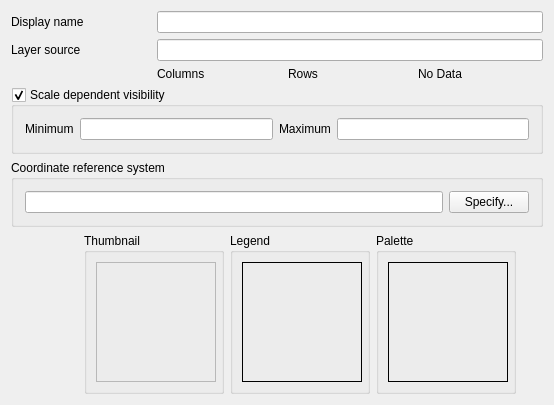
     <widget class="QWidget" name="tabBarPage4">
      <attribute name="icon">
       <iconset resource="../../images/images.qrc">
        <normaloff>:/images/themes/default/propertyicons/general.png</normaloff>:/images/themes/default/propertyicons/general.png</iconset>
      </attribute>
      <attribute name="title">
       <string>General</string>
      </attribute>
      <layout class="QGridLayout">
       <item row="0" column="0" colspan="2">
        <widget class="QLabel" name="lblDisplayName">
         <property name="text">
          <string>Display name</string>
         </property>
        </widget>
       </item>
       <item row="0" column="2" colspan="4">
        <widget class="QLineEdit" name="leDisplayName"/>
       </item>
       <item row="1" column="0" colspan="2">
        <widget class="QLabel" name="lblLayerSource">
         <property name="text">
          <string>Layer source</string>
         </property>
        </widget>
       </item>
       <item row="1" column="2" colspan="4">
        <widget class="QLineEdit" name="leLayerSource">
         <property name="enabled">
          <bool>true</bool>
         </property>
         <property name="readOnly">
          <bool>true</bool>
         </property>
        </widget>
       </item>
       <item row="2" column="2" colspan="4">
        <layout class="QGridLayout">
         <item row="0" column="0">
          <widget class="QLabel" name="lblColumns">
           <property name="sizePolicy">
            <sizepolicy hsizetype="Minimum" vsizetype="Minimum">
             <horstretch>0</horstretch>
             <verstretch>0</verstretch>
            </sizepolicy>
           </property>
           <property name="text">
            <string>Columns</string>
           </property>
          </widget>
         </item>
         <item row="0" column="1">
          <widget class="QLabel" name="lblRows">
           <property name="sizePolicy">
            <sizepolicy hsizetype="Minimum" vsizetype="Minimum">
             <horstretch>0</horstretch>
             <verstretch>0</verstretch>
            </sizepolicy>
           </property>
           <property name="text">
            <string>Rows</string>
           </property>
          </widget>
         </item>
         <item row="0" column="2">
          <widget class="QLabel" name="lblNoData">
           <property name="sizePolicy">
            <sizepolicy hsizetype="Minimum" vsizetype="Minimum">
             <horstretch>0</horstretch>
             <verstretch>0</verstretch>
            </sizepolicy>
           </property>
           <property name="text">
            <string>No Data</string>
           </property>
          </widget>
         </item>
        </layout>
       </item>
       <item row="3" column="0" colspan="6">
        <widget class="QGroupBox" name="chkUseScaleDependentRendering">
         <property name="title">
          <string>Scale dependent visibility</string>
         </property>
         <property name="checkable">
          <bool>true</bool>
         </property>
         <layout class="QGridLayout">
          <property name="margin">
           <number>11</number>
          </property>
          <item row="0" column="2">
           <widget class="QLabel" name="textLabel1_2_2_2">
            <property name="layoutDirection">
             <enum>Qt::RightToLeft</enum>
            </property>
            <property name="text">
             <string>Maximum</string>
            </property>
           </widget>
          </item>
          <item row="0" column="0">
           <widget class="QLabel" name="textLabel1_3">
            <property name="layoutDirection">
             <enum>Qt::RightToLeft</enum>
            </property>
            <property name="text">
             <string>Minimum</string>
            </property>
           </widget>
          </item>
          <item row="0" column="3">
           <widget class="QLineEdit" name="leMaximumScale"/>
          </item>
          <item row="0" column="1">
           <widget class="QLineEdit" name="leMinimumScale"/>
          </item>
         </layout>
        </widget>
       </item>
       <item row="4" column="0" colspan="6">
        <widget class="QGroupBox" name="grpSRS">
         <property name="title">
          <string>Coordinate reference system</string>
         </property>
         <layout class="QGridLayout">
          <property name="margin">
           <number>11</number>
          </property>
          <item row="0" column="1">
           <widget class="QPushButton" name="pbnChangeSpatialRefSys">
            <property name="toolTip">
             <string>Specify the coordinate reference system of the layer's geometry.</string>
            </property>
            <property name="whatsThis">
             <string>Specify the coordinate reference system of the layer's geometry.</string>
            </property>
            <property name="text">
             <string>Specify...</string>
            </property>
           </widget>
          </item>
          <item row="0" column="0">
           <widget class="QLineEdit" name="leSpatialRefSys">
            <property name="readOnly">
             <bool>true</bool>
            </property>
           </widget>
          </item>
         </layout>
        </widget>
       </item>
       <item row="5" column="0">
        <spacer>
         <property name="orientation">
          <enum>Qt::Horizontal</enum>
         </property>
         <property name="sizeHint" stdset="0">
          <size>
           <width>21</width>
           <height>20</height>
          </size>
         </property>
        </spacer>
       </item>
       <item row="5" column="1" colspan="2">
        <widget class="QGroupBox" name="groupBox10">
         <property name="maximumSize">
          <size>
           <width>140</width>
           <height>16777215</height>
          </size>
         </property>
         <property name="title">
          <string>Thumbnail</string>
         </property>
         <layout class="QGridLayout">
          <item row="0" column="0">
           <widget class="QLabel" name="pixmapThumbnail">
            <property name="minimumSize">
             <size>
              <width>120</width>
              <height>120</height>
             </size>
            </property>
            <property name="maximumSize">
             <size>
              <width>120</width>
              <height>120</height>
             </size>
            </property>
            <property name="frameShape">
             <enum>QFrame::StyledPanel</enum>
            </property>
            <property name="scaledContents">
             <bool>true</bool>
            </property>
           </widget>
          </item>
         </layout>
        </widget>
       </item>
       <item row="5" column="3">
        <widget class="QGroupBox" name="groupBox9">
         <property name="maximumSize">
          <size>
           <width>140</width>
           <height>16777215</height>
          </size>
         </property>
         <property name="title">
          <string>Legend</string>
         </property>
         <layout class="QGridLayout">
          <item row="0" column="0">
           <widget class="QLabel" name="pixmapLegend">
            <property name="minimumSize">
             <size>
              <width>120</width>
              <height>120</height>
             </size>
            </property>
            <property name="maximumSize">
             <size>
              <width>120</width>
              <height>120</height>
             </size>
            </property>
            <property name="frameShape">
             <enum>QFrame::Box</enum>
            </property>
            <property name="scaledContents">
             <bool>true</bool>
            </property>
           </widget>
          </item>
         </layout>
        </widget>
       </item>
       <item row="5" column="4">
        <widget class="QGroupBox" name="groupBox8">
         <property name="maximumSize">
          <size>
           <width>140</width>
           <height>16777215</height>
          </size>
         </property>
         <property name="title">
          <string>Palette</string>
         </property>
         <layout class="QGridLayout">
          <item row="0" column="0">
           <widget class="QLabel" name="pixmapPalette">
            <property name="minimumSize">
             <size>
              <width>120</width>
              <height>120</height>
             </size>
            </property>
            <property name="maximumSize">
             <size>
              <width>120</width>
              <height>120</height>
             </size>
            </property>
            <property name="frameShape">
             <enum>QFrame::Box</enum>
            </property>
            <property name="scaledContents">
             <bool>true</bool>
            </property>
           </widget>
          </item>
         </layout>
        </widget>
       </item>
       <item row="5" column="5">
        <spacer>
         <property name="orientation">
          <enum>Qt::Horizontal</enum>
         </property>
         <property name="sizeHint" stdset="0">
          <size>
           <width>21</width>
           <height>20</height>
          </size>
         </property>
        </spacer>
       </item>
      </layout>
     </widget>
